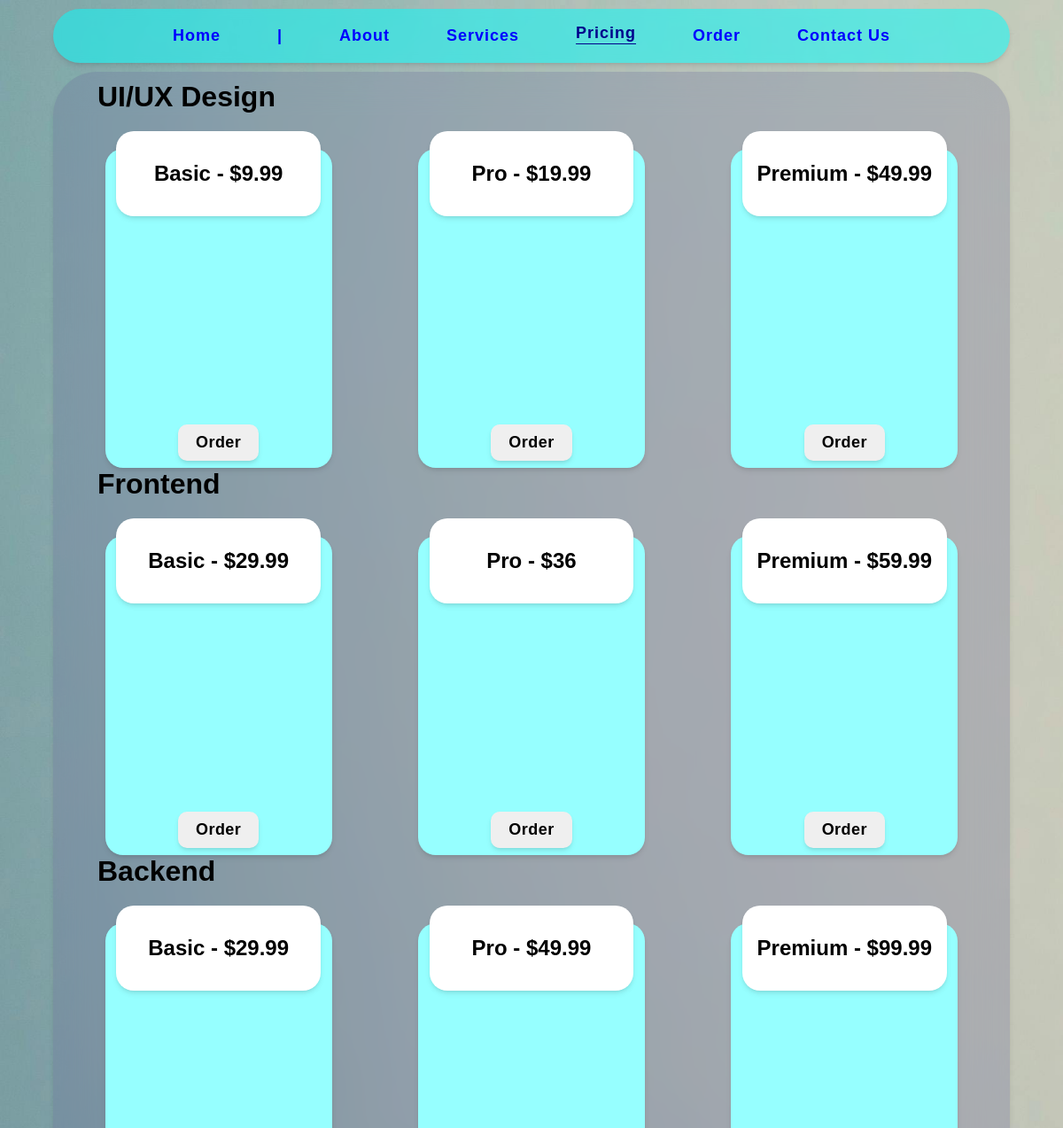
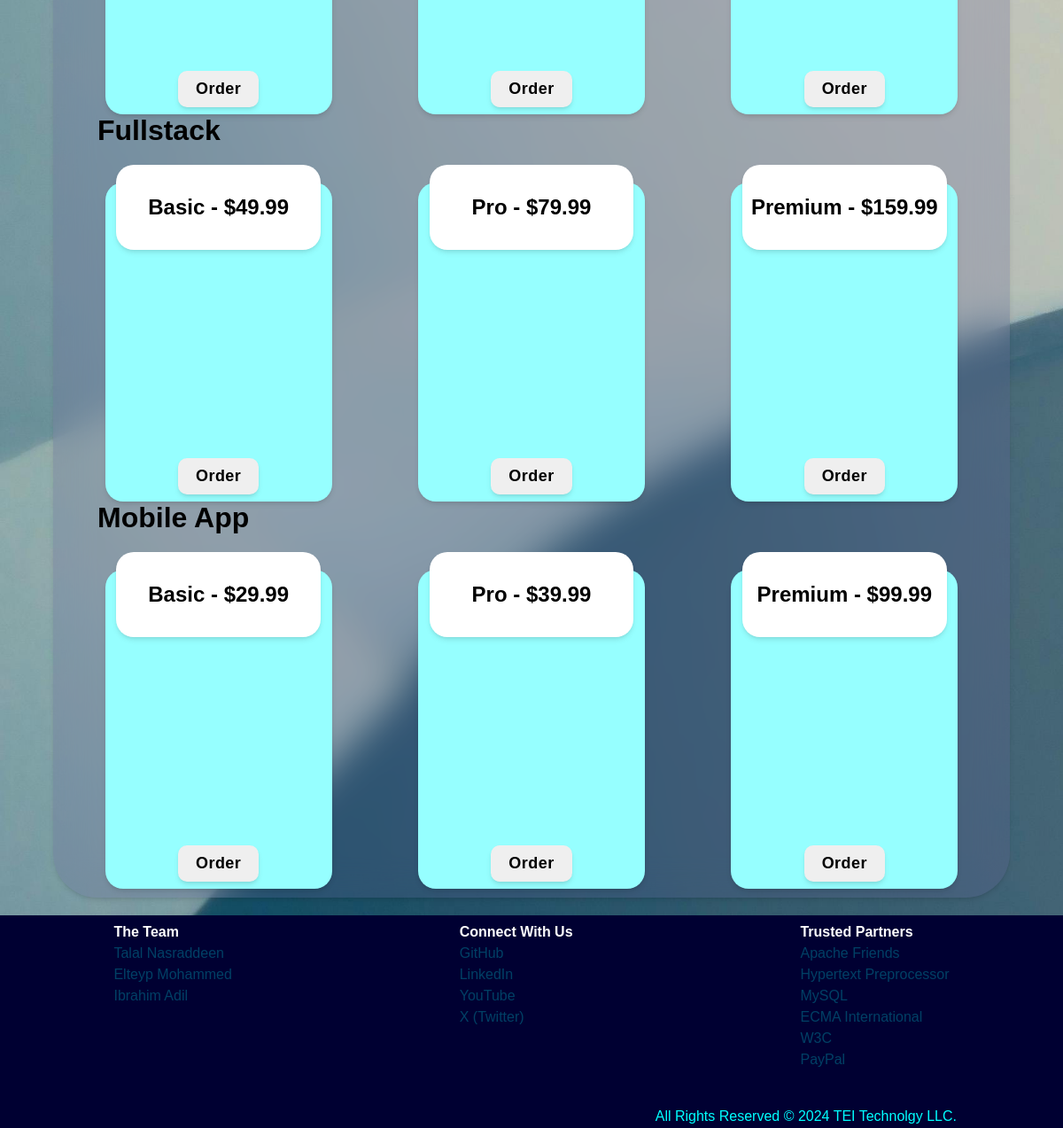
/pricing.php, run on the app's committed database (2 pictures, top to bottom).
### tables this page shows
CREATE TABLE IF NOT EXISTS service (  
  id INT NOT NULL AUTO_INCREMENT,
  name VARCHAR(100) NOT NULL,
  description VARCHAR(100) NOT NULL,
  PRIMARY KEY (id)
);

CREATE TABLE IF NOT EXISTS service_tier (  
  id INT NOT NULL AUTO_INCREMENT,
  tier_id INT NOT NULL,
  service_id INT NOT NULL,
  price FLOAT(4) NOT NULL,
  PRIMARY KEY (id),
  FOREIGN KEY (tier_id) REFERENCES tier(id)
);

CREATE TABLE IF NOT EXISTS tier (  
  id INT NOT NULL AUTO_INCREMENT,
  name VARCHAR(100) NOT NULL,
  PRIMARY KEY (id)
);

### config/db.php (called while the page is built, shortened)
<?php
$config = array();
$config["db_user"] = "webproju";
$config["db_pass"] = "pass123";
$config["db_name"] = "project_db";
$config["db_host"] = "localhost";
function getDBConnection()
{
    global $config;
    $conn = new mysqli($config['db_host'], $config['db_user'], $config['db_pass'], $config['db_name']);
    return $conn;
}

### controllers/ServiceController.php (called while the page is built, shortened)
<?php
include_once(__DIR__ . "/../models/ServiceModel.php");
include_once(__DIR__ . "/../models/TierModel.php");
include_once(__DIR__ . "/../models/ServiceTierFeatureModel.php");
class ServiceController
{
    private $serviceModel;
    private $tierModel;
    private $featureModel;
    public function __construct()
    {
        $this->serviceModel = new ServiceModel();
        $this->tierModel = new TierModel();
        $this->featureModel = new ServiceTierFeatureModel();
    }
    public function getPricingInfo()
    {
        $services = $this->serviceModel->getAllServices();
        $data = [];
        while ($service = $services->fetch_assoc()) {
            $serviceId = $service['id'];
            $tiers = $this->tierModel->getTiersByServiceId($serviceId);
            $serviceData = [
                'id' => $service['id'],
                'name' => $service['name'],
                'tiers' => []
            ];
            while ($tier = $tiers->fetch_assoc()) {
                $serviceTierId = $tier['id'];
                $features = $this->featureModel->getFeaturesByServiceTierId($serviceTierId);
                $tierData = [
                    'id' => $tier['id'],
                    'name' => $tier['name'],
                    'price' => $tier['price'],
                    'features' => []
                ];
                $serviceData['tiers'][] = $tierData;
            }
            $data[] = $serviceData;
        }
        return $data;
    }
}

### models/ServiceModel.php (called while the page is built, shortened)
<?php
include_once(__DIR__ . "/../config/db.php");
class ServiceModel
{
    private $db;
    public function __construct()
    {
        $this->db = getDBConnection();
    }
    public function getAllServices()
    {
        $sql = "SELECT * FROM service";
        return $this->db->query($sql);
    }
}

### models/TierModel.php (called while the page is built, shortened)
<?php
include_once(__DIR__ . "/../config/db.php");
class TierModel
{
    private $db;
    public function __construct()
    {
        $this->db = getDBConnection();
    }
    public function getTiersByServiceId($serviceId)
    {
        $sql = "SELECT tier.id, tier.name, service_tier.price
                FROM tier
                JOIN service_tier ON tier.id = service_tier.tier_id
                WHERE service_tier.service_id = ?";
        $stmt = $this->db->prepare($sql);
        $stmt->bind_param("i", $serviceId);
        $stmt->execute();
        return $stmt->get_result();
    }
}

### models/ServiceTierFeatureModel.php (called while the page is built, shortened)
<?php
include_once(__DIR__ . "/../config/db.php");
class ServiceTierFeatureModel
{
    private $db;
    public function __construct()
    {
        $this->db = getDBConnection();
    }
    public function getFeaturesByServiceTierId($serviceTierId)
    {
        $sql = "SELECT description FROM service_tier_feature WHERE service_tier_id = ?";
        $stmt = $this->db->prepare($sql);
        $stmt->bind_param("i", $serviceTierId);
        $stmt->execute();
        return $stmt->get_result();
    }
}

### pricing.php (the view, shortened to what this page needs)
<?php
include_once(__DIR__ . "/controllers/ServiceController.php");
$serviceController = new ServiceController();
$pricingInfo = $serviceController->getPricingInfo();
?>
<!DOCTYPE html>
<html lang="en">
<head>
    <link rel="stylesheet" href="./assets/css/style.css">
</head>
<body>
    <nav id="navbar">
        <div>
            <span class="not-current-span"><a class="not-current-link" href="./home.html">Home</a></span>
            <span class="not-current-span">|</span>
            <span class="not-current-span"><a class="not-current-link" href="./about.html">About</a></span>
            <span class="not-current-span"><a class="not-current-link" href="./services.php">Services</a></span>
            <span id="current-span"><a id="current-link">Pricing</a></span>
            <span class="not-current-span"><a class="not-current-link" href="./order.php">Order</a></span>
            <span class="not-current-span"><a class="not-current-link" href="./contact.php">Contact Us</a></span>
        </div>
    </nav>
    <div class="service-pricing">
        <?php foreach ($pricingInfo as $service) : ?>
            <h1 class="service-pricing-heading"><?php echo $service['name']; ?></h1>
            <div class="pricing-container">
                <?php foreach ($service['tiers'] as $tier) : ?>
                    <div class="pricing-card">
                        <div class="pricing-inner-card">
                            <h2><?php echo $tier['name']; ?> - $<?php echo $tier['price']; ?></h2>
                        </div>
                        <ul class="pricing-card-content">
                        </ul>
                        <button onclick="toOrderPage('<?php echo $service['id']; ?>', '<?php echo $tier['id']; ?>')" class="pricing-order-btn">Order</button>
                    </div>
                <?php endforeach; ?>
            </div>
        <?php endforeach; ?>
    </div>
    <footer>
        <div class="footer-sections">
            <div>
                <h4 class="footer-section-subtitle">The Team</h4>
                <div class="footer-section-list">
                    <a href="https://github.com/talalio">Talal Nasraddeen</a>
                    <a href="https://github.com/elteyp">Elteyp Mohammed</a>
                    <a href="https://github.com/ib-bib">Ibrahim Adil</a>
                </div>
            </div>
            <div>
                <h4 class="footer-section-subtitle">Connect With Us</h4>
                <div class="footer-section-list">
                    <a href="https://github.com">GitHub</a>
                    <a href="https://linkedin.com">LinkedIn</a>
                    <a href="https://youtube.com">YouTube</a>
                    <a href="https://x.com">X (Twitter)</a>
                </div>
            </div>
            <div>
                <h4 class="footer-section-subtitle">Trusted Partners</h4>
                <div class="footer-section-list">
                    <a href="https://apachefriends.org">Apache Friends</a>
                    <a href="https://php.net">Hypertext Preprocessor</a>
                    <a href="https://mysql.com">MySQL</a>
                    <a href="https://ecma-international.org">ECMA International</a>
                    <a href="https://w3c.org">W3C</a>
                    <a href="https://paypal.com">PayPal</a>
                </div>
            </div>
        </div>
        <div class="footer-rights">All Rights Reserved &copy; 2024 TEI Technolgy LLC.</div>
    </footer>
</body>
</html>

### assets/css/style.css (style rules this page uses)
* { margin: 0; padding: 0; box-sizing: border-box; }
html, body { width: 100vw; min-height: 100vh; max-width: 100%; }
body { display: flex; flex-direction: column; justify-content: center; align-items: center; font-family: "Franklin Gothic Medium", "Arial Narrow", Arial, sans-serif; background-image: url("../images/wallpaper.jpg"); background-size: cover; }
nav { display: flex; justify-content: center; align-items: center; background-color: rgba(0, 255, 255, 0.5); backdrop-filter: blur(5px); padding-top: 20px; padding-bottom: 20px; width: 90%; margin-top: 10px; margin-bottom: 10px; box-shadow: 0 4px 6px -1px rgb(0 0 0 / 0.1), 0 2px 4px -2px rgb(0 0 0 / 0.1); position: sticky; top: 0; z-index: 1000; border-radius: 100px; transition: 250ms ease-in-out; font-weight: bolder; letter-spacing: 1px; font-size: large; }
nav > div { width: 75%; display: flex; flex-direction: row; justify-content: space-between; align-items: center; }
.not-current-span { transition: all 250ms ease; color: blue; }
.not-current-span:hover, #current-span { transform: translateY(-3px); }
.not-current-link { color: blue; }
.not-current-link { text-decoration: none; transition: all 250ms ease; }
#current-link { text-decoration: underline; text-underline-offset: 6px; color: darkblue; }
footer { background-color: rgb(0, 0, 50); color: white; width: 100%; padding-top: 10px; margin-top: 20px; }
.footer-sections { display: flex; justify-content: space-around; padding-bottom: 40px; }
.footer-section-list { display: flex; flex-direction: column; justify-content: space-between; align-items: start; transition: all 250ms ease; }
.footer-section-list > a { padding-bottom: 6px; cursor: pointer; text-decoration: none; color: rgba(0, 255, 255, 0.25); transition: all 250ms ease; }
.footer-section-subtitle { margin-bottom: 6px; color: white; }
.footer-rights { display: flex; justify-content: flex-end; width: 90%; align-items: flex-end; padding-bottom: 4px; color: aqua; }
.pricing-container { display: flex; justify-content: space-around; align-items: center; width: 100%; flex-wrap: wrap; margin-top: 30px; }
.service-pricing { width: 90%; padding: 10px; border-radius: 50px; box-shadow: 0 4px 6px -1px rgb(0 0 0 / 0.1), 0 2px 4px -2px rgb(0 0 0 / 0.1); display: flex; flex-direction: column; background-color: rgba(100, 100, 150, 0.25); backdrop-filter: blur(20px); }
.service-pricing-heading { padding-left: 40px; }
.pricing-card { display: flex; flex-direction: column; align-items: center; justify-content: space-around; padding-bottom: 8px; border-radius: 20px; height: 360px; width: 256px; box-shadow: 0 4px 6px -1px rgb(0 0 0 / 0.1), 0 2px 4px -2px rgb(0 0 0 / 0.1); transition: all 250ms ease-in-out; background-color: rgb(150, 255, 255); margin-top: 10px; }
.pricing-inner-card { transform: translateY(-20px); background-color: white; box-shadow: 0 4px 6px -1px rgb(0 0 0 / 0.1), 0 2px 4px -2px rgb(0 0 0 / 0.1); border-radius: 20px; width: 90%; height: 128px; display: flex; justify-content: center; align-items: center; }
.pricing-card-content { height: 80%; width: 75%; padding: 8px; }
.pricing-order-btn { font-weight: bold; font-size: large; letter-spacing: 0.025em; padding-top: 10px; padding-bottom: 10px; padding-left: 20px; padding-right: 20px; border-radius: 10px; border: none; transition: all 250ms ease; box-shadow: 0 4px 6px -1px rgb(0 0 0 / 0.1), 0 2px 4px -2px rgb(0 0 0 / 0.1); }

### data on the page
service: name "UI/UX Design"
service_tier: tier.name "Basic", price "9.99"
service_tier: tier.name "Pro", price "19.99"
service_tier: tier.name "Premium", price "49.99"
service: name "Frontend"
service_tier: tier.name "Basic", price "29.99"
service_tier: tier.name "Pro", price "36"
service_tier: tier.name "Premium", price "59.99"
service: name "Backend"
service_tier: tier.name "Pro", price "49.99"
service_tier: tier.name "Premium", price "99.99"
service: name "Fullstack"
service_tier: tier.name "Basic", price "49.99"
service_tier: tier.name "Pro", price "79.99"
service_tier: tier.name "Premium", price "159.99"
service: name "Mobile App"
service_tier: tier.name "Pro", price "39.99"
